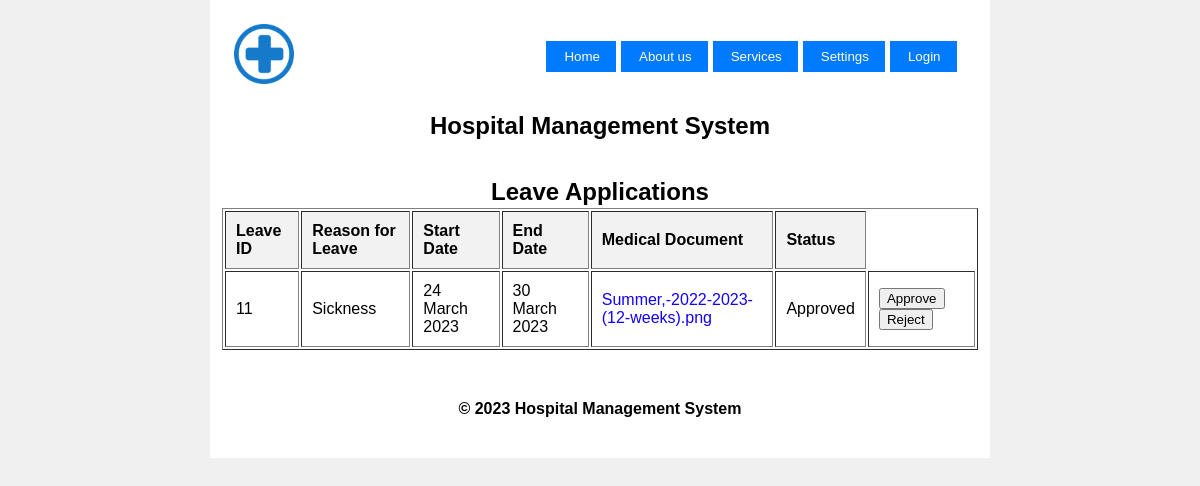
/views/admin_dashboard.php (signed in), run on the app's committed database.
### tables this page shows
CREATE TABLE `leave` (
  `leave_id` int(11) NOT NULL,
  `user_id` int(11) NOT NULL,
  `reason_for_leave` varchar(255) NOT NULL,
  `start_date` date NOT NULL,
  `end_date` date NOT NULL,
  `medical_document` varchar(255) DEFAULT NULL,
  `leave_status` varchar(50) DEFAULT 'Pending'
);

### models/admin_dashboard_model.php (called while the page is built, shortened)
<?php
function getAllLeaves($pdo) {
    $stmt = $pdo->prepare('SELECT * FROM `Leave`');
    $stmt->execute();
    return $stmt->fetchAll(PDO::FETCH_ASSOC);
}
?>

### controllers/admin_dashboard_controller.php (called while the page is built, shortened)
<?php
require '../models/admin_dashboard_model.php';
$leave_applications = getAllLeaves($pdo);
?>

### views/admin_dashboard.php (the view, shortened to what this page needs)
<?php
include '../controllers/admin_dashboard_controller.php';
include '../views/header.php';
?>
<td width="80%" valign="top">
    <h2 align='center'>Leave Applications</h2>
    <form method="post" action="">
        <table align='center' border="1">
            <tr>
                <th>Leave ID</th>
                <th>Reason for Leave</th>
                <th>Start Date</th>
                <th>End Date</th>
                <th>Medical Document</th>
                <th>Status</th>
            </tr>
            <?php foreach ($leave_applications as $leave_application): ?>
                <tr>
                    <td>
                        <?= $leave_application['leave_id'] ?>
                    </td>
                    <td>
                        <?= ucfirst($leave_application['reason_for_leave'])?>
                    </td>
                    <td>
                        <?= date('d F Y', strtotime($leave_application['start_date'])) ?>
                    </td>
                    <td>
                        <?= date('d F Y', strtotime($leave_application['end_date'])) ?>
                    </td>
                    <td>
                        <?php if ($leave_application['medical_document']): ?>
                            <a href="uploads/<?= $leave_application['medical_document'] ?>" target="_blank"><?= $leave_application['medical_document'] ?></a>
                        <?php else: ?>
                            N/A
                        <?php endif; ?>
                    </td>
                    <td>
                        <?= ucfirst($leave_application['leave_status'])?>
                    </td>
                    <td>
                        <input type="submit" name="approve" value="Approve"
                            onclick="return confirm('Are you sure you want to Approve this Application?');">
                        <input type="submit" name="reject" value="Reject"
                            onclick="return confirm('Are you sure you want to Reject this Application?');">
                    </td>
                </tr>
            <?php endforeach; ?>
        </table>
    </form>
    <?php include '../views/footer.php' ?>

### views/css/light_style.css (style rules this page uses)
body { font-family: Arial, sans-serif; background-color: #f0f0f0; margin: 0; padding: 0; }
th, td { padding: 10px; text-align: left; }
th { background-color: #f2f2f2; }
a { text-decoration: none; color: #1100ff; }
h2 { text-align: center; margin-top: 2px; margin-bottom: 2px; }

### data on the page
leave: leave_id "11", reason_for_leave "Sickness", start_date "24 March 2023", end_date "30 March 2023", medical_document "Summer,-2022-2023-(12-weeks).png", leave_status "Approved"
